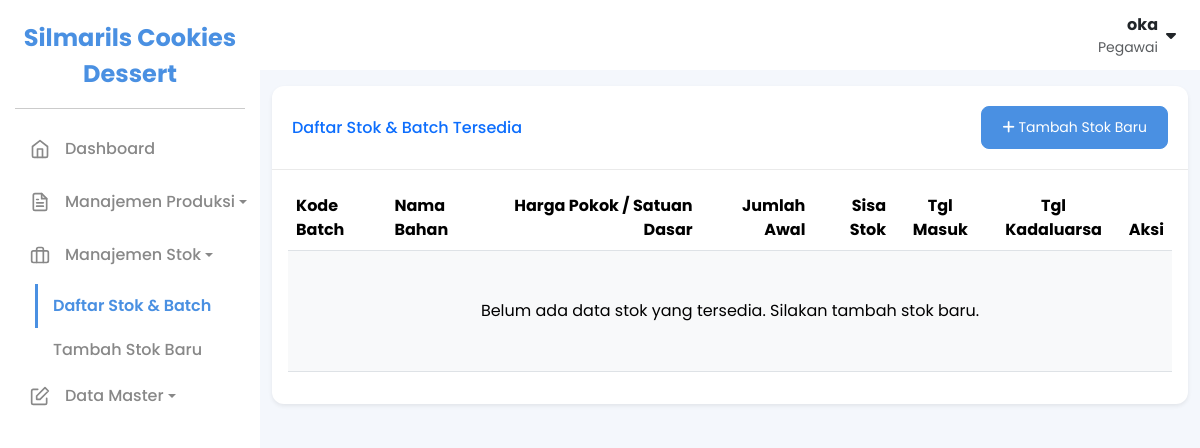
The app's page /index.php?page=stok_harian (signed in), older data.
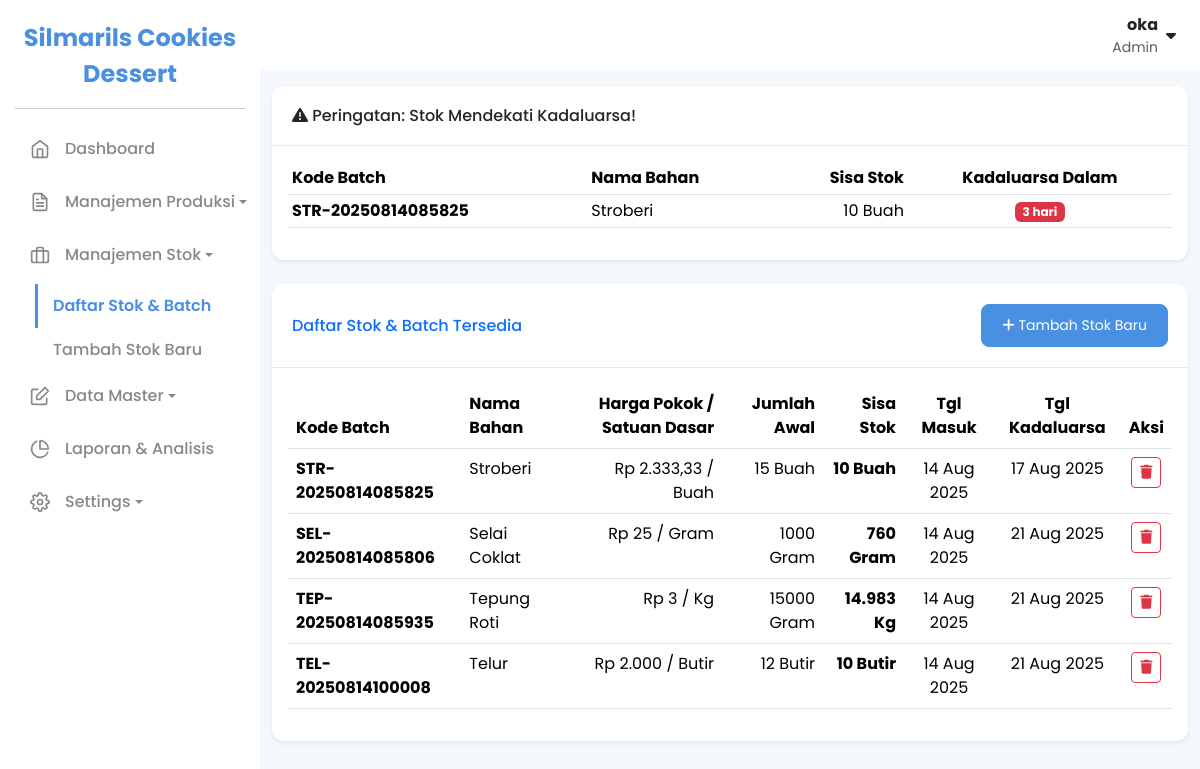
The same page, newer data.
### tables this page shows
CREATE TABLE `stok_batch` (
  `id_batch` int NOT NULL,
  `kode_batch` varchar(50) NOT NULL,
  `id_bahan_baku` int NOT NULL,
  `jumlah_display` varchar(50) NOT NULL,
  `satuan_display` varchar(50) NOT NULL,
  `jumlah_dasar` decimal(10,2) NOT NULL,
  `sisa_dasar` decimal(10,2) NOT NULL,
  `harga_per_satuan_dasar` decimal(10,2) NOT NULL,
  `tanggal_masuk` date NOT NULL,
  `tanggal_kadaluarsa` date NOT NULL,
  `id_pengguna_input` int DEFAULT NULL
);

CREATE TABLE `bahan_baku` (
  `id_bahan_baku` int NOT NULL,
  `nama_bahan` varchar(100) NOT NULL,
  `satuan` varchar(20) NOT NULL,
  `stok` int NOT NULL DEFAULT '0',
  `stok_minimum` int NOT NULL DEFAULT '0'
);

### core/functions.php (called while the page is built, shortened)
<?php
function base_url($path = '')
{
            $protocol = isset($_SERVER['HTTPS']) && $_SERVER['HTTPS'] === 'on' ? "https" : "http";
            $host = $_SERVER['HTTP_HOST'];
            $script_name = str_replace('\\', '/', dirname($_SERVER['SCRIPT_NAME']));
            $project_root = rtrim($script_name, '/');
            $url = "$protocol://$host" . rtrim($project_root, '/') . '/' . ltrim($path, '/');
            return $url;
}

### pages/stok_harian.php (the view, shortened to what the changed rows need)
<?php
$stmt_semua = $pdo->query("
    SELECT
        sb.*,
        bb.nama_bahan,
        bb.satuan AS satuan_dasar,
        DATEDIFF(sb.tanggal_kadaluarsa, CURDATE()) AS sisa_hari
    FROM stok_batch sb
    JOIN bahan_baku bb ON sb.id_bahan_baku = bb.id_bahan_baku
    WHERE sb.sisa_dasar > 0
    ORDER BY sb.tanggal_kadaluarsa ASC
");
$semua_batch_tersedia = $stmt_semua->fetchAll(PDO::FETCH_ASSOC);
$stmt_kadaluarsa = $pdo->query("
    SELECT
        sb.kode_batch, bb.nama_bahan, sb.sisa_dasar, bb.satuan,
        DATEDIFF(sb.tanggal_kadaluarsa, CURDATE()) AS sisa_hari
    FROM stok_batch sb
    JOIN bahan_baku bb ON sb.id_bahan_baku = bb.id_bahan_baku
    WHERE sb.sisa_dasar > 0 AND DATEDIFF(sb.tanggal_kadaluarsa, CURDATE()) <= 3
    ORDER BY sb.tanggal_kadaluarsa ASC
");
$batch_kadaluarsa = $stmt_kadaluarsa->fetchAll(PDO::FETCH_ASSOC);
function format_angka($angka) {
    if (floor($angka) == $angka) {
        return number_format($angka, 0, ',', '.');
    }
    return number_format($angka, 2, ',', '.');
}
?>
<div class="container-fluid py-3">
    <?php if (!empty($batch_kadaluarsa)): ?>
    <div class="card card-danger mb-4 shadow-sm">
        <div class="card-header">
            <h6 class="m-0 font-weight-bold"><i class="fa-solid fa-triangle-exclamation"></i> Peringatan: Stok Mendekati Kadaluarsa!</h6>
        </div>
        <div class="card-body">
            <div class="table-responsive">
                <table class="table table-sm table-hover">
                    <thead>
                        <tr>
                            <th>Kode Batch</th>
                            <th>Nama Bahan</th>
                            <th class="text-end">Sisa Stok</th>
                            <th class="text-center">Kadaluarsa Dalam</th>
                        </tr>
                    </thead>
                    <tbody>
                        <?php foreach ($batch_kadaluarsa as $batch): ?>
                        <tr>
                            <td><strong><?php echo htmlspecialchars($batch['kode_batch']); ?></strong></td>
                            <td><?php echo htmlspecialchars($batch['nama_bahan']); ?></td>
                            <td class="text-end"><?php echo format_angka($batch['sisa_dasar']); ?> <?php echo htmlspecialchars($batch['satuan']); ?></td>
                            <td class="text-center">
                                <?php
                                    $sisa_hari_text = $batch['sisa_hari'] . ' hari';
                                ?>
                                <span class="badge <?php echo $batch['sisa_hari'] < 0 ? 'bg-dark' : 'bg-danger'; ?>">
                                    <?php echo $sisa_hari_text; ?>
                                </span>
                            </td>
                        </tr>
                        <?php endforeach; ?>
                    </tbody>
                </table>
            </div>
        </div>
    </div>
    <?php endif; ?>
    <div class="card shadow-sm">
        <div class="card-body">
            <div class="table-responsive">
                <table class="table table-hover">
                    <thead>
                        <tr>
                            <th>Kode Batch</th>
                            <th>Nama Bahan</th>
                            <th class="text-end">Harga Pokok / Satuan Dasar</th>
                            <th class="text-end">Jumlah Awal</th>
                            <th class="text-end">Sisa Stok</th>
                            <th class="text-center">Tgl Masuk</th>
                            <th class="text-center">Tgl Kadaluarsa</th>
                            <th class="text-center">Aksi</th>
                        </tr>
                    </thead>
                    <tbody>
                        <?php if (empty($semua_batch_tersedia)): ?>
                        <tr><td colspan="8" class="text-center p-5 bg-light">Belum ada data stok yang tersedia. Silakan tambah stok baru.</td></tr>
                        <?php else: ?>
                        <?php foreach ($semua_batch_tersedia as $batch): ?>
                        <tr>
                            <td><strong><?php echo htmlspecialchars($batch['kode_batch']); ?></strong></td>
                            <td><?php echo htmlspecialchars($batch['nama_bahan']); ?></td>
                            <td class="text-end">
                                <?php echo 'Rp ' . format_angka($batch['harga_per_satuan_dasar']) . ' / ' . htmlspecialchars($batch['satuan_dasar']); ?>
                            </td>
                            <td class="text-end"><?php echo htmlspecialchars($batch['jumlah_display']) . ' ' . htmlspecialchars($batch['satuan_display']); ?></td>
                            <td class="text-end fw-bold"><?php echo format_angka($batch['sisa_dasar']); ?> <?php echo htmlspecialchars($batch['satuan_dasar']); ?></td>
                            <td class="text-center"><?php echo date('d M Y', strtotime($batch['tanggal_masuk'])); ?></td>
                            <td class="text-center"><?php echo date('d M Y', strtotime($batch['tanggal_kadaluarsa'])); ?></td>
                            <td class="text-center">
                                <a href="<?php echo base_url('index.php?page=hapus_stok_batch&id=' . $batch['id_batch']); ?>" class="btn btn-outline-danger btn-sm" onclick="return confirm('Anda yakin ingin menghapus batch ini? Aksi ini tidak bisa dibatalkan.');" title="Hapus Batch">
                                    <i class="fa-solid fa-trash"></i>
                                </a>
                            </td>
                        </tr>
                        <?php endforeach; ?>
                        <?php endif; ?>
                    </tbody>
                </table>
            </div>
        </div>
    </div>
</div>

### templates/header.php (shortened to what the changed rows need)
<?php
$current_page = isset($_GET['page']) ? $_GET['page'] : 'dashboard';
$settings_pages = ['pengguna', 'pengguna_form', 'settings'];
$is_settings_active = in_array($current_page, $settings_pages);
?>
<!DOCTYPE html>
<html lang="id">
<head>
    <link rel="stylesheet" href="https://cdnjs.cloudflare.com/ajax/libs/font-awesome/6.2.0/css/all.min.css">
    <link href="<?php echo base_url('assets/css/bootstrap.min.css'); ?>" rel="stylesheet">
    <link href="<?php echo base_url('assets/css/style.css'); ?>" rel="stylesheet">
</head>
<body>
    <aside class="sidebar" id="sidebar">
        <ul class="nav flex-column">
            <?php if ($_SESSION['role'] === 'Admin'): ?>
                <li class="nav-item <?php echo str_starts_with($current_page, 'laporan') ? 'active' : ''; ?>">
                    <a class="nav-link" href="<?php echo base_url('index.php?page=laporan'); ?>">
                        <svg class="sidebar-icon" xmlns="http://www.w3.org/2000/svg" width="24" height="24" viewBox="0 0 24 24" fill="none" stroke="currentColor" stroke-width="2" stroke-linecap="round" stroke-linejoin="round"><path d="M21.21 15.89A10 10 0 1 1 8 2.83" /><path d="M22 12A10 10 0 0 0 12 2v10z" /></svg>
                        Laporan & Analisis
                    </a>
                </li>
                <li class="nav-item">
                    <a class="nav-link dropdown-toggle <?php echo $is_settings_active ? 'active' : ''; ?>" href="#settingsSubmenu" role="button" data-bs-toggle="collapse" aria-expanded="<?php echo $is_settings_active ? 'true' : 'false'; ?>">
                        Settings
                    </a>
                </li>
            <?php endif; ?>
        </ul>
    </aside>
    <main class="content-wrapper">
        <header class="topbar d-flex justify-content-between align-items-center">
            <div class="dropdown">
                <a href="#" class="d-flex align-items-center text-decoration-none" id="profileDropdown" data-bs-toggle="dropdown" aria-expanded="false">
                    <div class="text-end me-2">
                        <div class="fw-bold text-dark"><?php echo htmlspecialchars($_SESSION['nama_lengkap']); ?></div>
                        <div class="small text-muted"><?php echo htmlspecialchars($_SESSION['role']); ?></div>
                    </div>
                </a>
            </div>
        </header>
        <div class="main-content">

Row changes from the older to the newer data that the page shows:
added stok_batch: kode_batch "STR-20250814085825", id_bahan_baku.nama_bahan "Stroberi", sisa_dasar "10", id_bahan_baku.satuan "Buah", sisa_hari_text "3 hari", harga_per_satuan_dasar "2.333,33", jumlah_display "15", satuan_display "Buah", tanggal_masuk "14 Aug 2025", tanggal_kadaluarsa "17 Aug 2025"
added stok_batch: kode_batch "SEL-20250814085806", id_bahan_baku.nama_bahan "Selai Coklat", harga_per_satuan_dasar "25", id_bahan_baku.satuan "Gram", jumlah_display "1000", satuan_display "Gram", sisa_dasar "760", tanggal_masuk "14 Aug 2025", tanggal_kadaluarsa "21 Aug 2025", shown under "Daftar Stok & Batch Tersedia"
added stok_batch: kode_batch "TEP-20250814085935", id_bahan_baku.nama_bahan "Tepung Roti", harga_per_satuan_dasar "3", id_bahan_baku.satuan "Kg", jumlah_display "15000", satuan_display "Gram", sisa_dasar "14.983", tanggal_masuk "14 Aug 2025", tanggal_kadaluarsa "21 Aug 2025", shown under "Daftar Stok & Batch Tersedia"
added stok_batch: kode_batch "TEL-20250814100008", id_bahan_baku.nama_bahan "Telur", harga_per_satuan_dasar "2.000", id_bahan_baku.satuan "Butir", jumlah_display "12", satuan_display "Butir", sisa_dasar "10", tanggal_masuk "14 Aug 2025", tanggal_kadaluarsa "21 Aug 2025", shown under "Daftar Stok & Batch Tersedia"
Text that changed along with them:
$_SESSION['role']: "Pegawai" → "Admin"
text no longer shown: "Belum ada data stok yang tersedia. Silakan tambah stok baru."
text now shown: "Laporan & Analisis Settings Peringatan: Stok Mendekati Kadaluarsa! Kode Batch Nama Bahan Sisa Stok Kadaluarsa Dalam"
